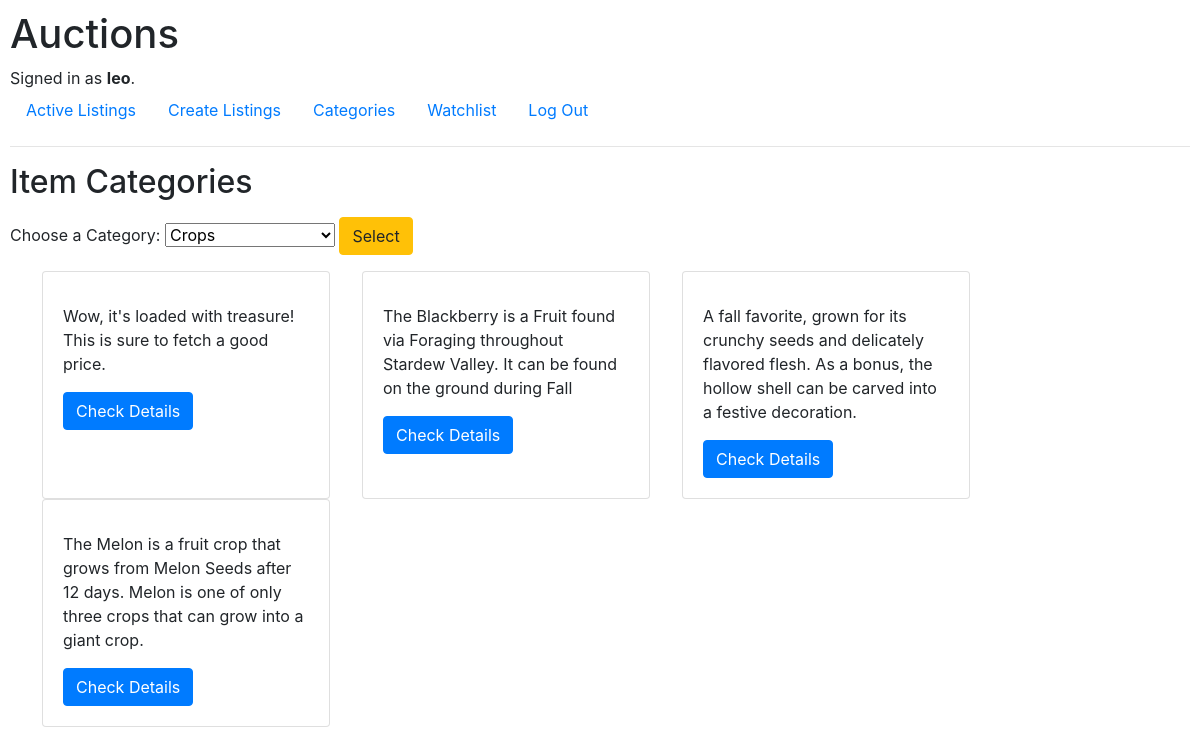
/displayCategory (signed in), run on the app's committed database.
### auctions/models.py (models this page shows, shortened)
class User(AbstractUser):
    pass

class Listing(models.Model):
    name = models.CharField(max_length=50, null=True)
    description = models.CharField(max_length=300, null=True)
    imageUrl = models.CharField(max_length=300, null=True)
    isActive = models.BooleanField(default=True)
    price = models.DecimalField((""), max_digits=5, decimal_places=2, null=True, blank=True)
    owner = models.ForeignKey(User, on_delete=models.CASCADE, blank=True, null=True, related_name="user")
    category = models.ForeignKey(Category, on_delete=models.CASCADE, blank=True, null=True, related_name="category")
    watchlist = models.ManyToManyField(User, blank=True, null=True, related_name="listingWatchlist")
    bid = models.DecimalField(MinValueValidator(price), max_digits=10, decimal_places=2, null=True, blank=True)

### auctions/views.py (the view)
# urls.py: path("displayCategory", views.displayCategory, name="displayCategory"),
def displayCategory(request):
    if request.method == "POST":
        categoryselected = request.POST['category']
        category = Category.objects.get(type=categoryselected)
        activelistings = Listing.objects.filter(isActive=True, category=category)
        allCategories = Category.objects.all()
        return render(request, "auctions/category.html", {
            "categories": allCategories,
            "listings": activelistings
        })
    else:
        activelistings = Listing.objects.filter(isActive=True)
        allCategories = Category.objects.all()
        return render(request, "auctions/category.html", {
            "categories": allCategories,
            "listings": activelistings
        })

### auctions/models.py (called while the page is built)
    def __str__(self):
        return f"{self.type}"

### auctions/templates/auctions/category.html (shortened to what this page needs)
{% extends "auctions/layout.html" %}
{% block body %}
    <h2>Item Categories</h2>
    <form action ="{% url 'displayCategory' %}" method="POST" class="my-3">
        <label for="category">Choose a Category:</label>
        <select name="category" id="category">
            {% for cat in categories %}
                <option value="{{ cat }}">{{ cat }}</option>
            {% endfor %}
        </select>
        <button type ="submit" class = "btn btn-warning">Select</button>
    </form>
    <div class="row mx-3">
        {% for listing in listings %}
            <div class="card mx-3" style="width: 18rem;">
                <div class="card-body">
                    <p class="card-text">{{ listing.description }}</p>
                    <a href="{% url 'listing' id=listing.id %}" class="btn btn-primary">Check Details</a>
                </div>
            </div>
        {% endfor %}
    </div>
{% endblock %}

### auctions/templates/auctions/layout.html (shortened to what this page needs)
{% load static %}
<!DOCTYPE html>
<html lang="en">
    <head>
        <link rel="stylesheet" href="https://stackpath.bootstrapcdn.com/bootstrap/4.4.1/css/bootstrap.min.css">
        <link href="{% static 'auctions/styles.css' %}" rel="stylesheet">
    </head>
    <body>
        <h1>Auctions</h1>
        <div>
            {% if user.is_authenticated %}
                Signed in as <strong>{{ user.username }}</strong>.
            {% else %}
                Not signed in.
            {% endif %}
        </div>
        <ul class="nav">
            <li class="nav-item">
                <a class="nav-link" href="{% url 'index' %}">Active Listings</a>
            </li>
            {% if user.is_authenticated %}
            <li class="nav-item">
                <a class="nav-link" href="{% url 'createListing' %}">Create Listings</a>
            </li>
            <li class="nav-item">
                <a class="nav-link" href="{% url 'displayCategory' %}">Categories</a>
            </li>
            <li class="nav-item">
                <a class="nav-link" href="{% url 'show_watchlist' %}">Watchlist</a>
            </li>
            <li class="nav-item">
                <a class="nav-link" href="{% url 'logout' %}">Log Out</a>
            </li>
            {% endif %}
        </ul>
        <hr>
        {% block body %}
        {% endblock %}
    </body>
</html>

### auctions/static/auctions/styles.css (style rules this page uses)
body { padding: 10px; }

### data on the page
User: username "leo"
Listing: description "Wow, it's loaded with treasure! This is sure to fetch a good price."
Listing: description "The Blackberry is a Fruit found via Foraging throughout Stardew Valley. It can be found on the ground during Fall"
Listing: description "A fall favorite, grown for its crunchy seeds and delicately flavored flesh. As a bonus, the hollow shell can be carved into a festive decoration."
Listing: description "The Melon is a fruit crop that grows from Melon Seeds after 12 days. Melon is one of only three crops that can grow into a giant crop."

### other printed values
form field category "Crops"
